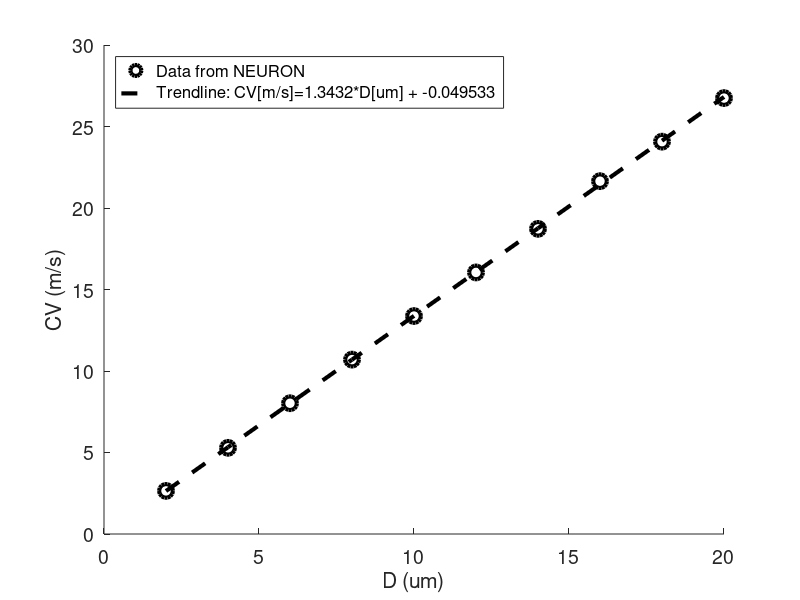

Recreate this plot in MATLAB.
format compact
clear
close all

fntsz = 14;
lnwdth = 3;
scrnsz = get(0,'ScreenSize');

%% CV data from NEURON
D_values = 2:2:20;         % Fiber diameters [um]
CV = [2.644 5.287 8.023 10.698 13.372 16.047 18.721 21.647 24.07 26.744];

%% Fit data to a line
p = polyfit(D_values,CV,1);

%% Plot
figure
hold on
set(gca,'fontsize',fntsz)
plot(D_values,CV,'ko','markersize',10,'linewidth',lnwdth)
plot(D_values, p(1).*D_values + p(2),'k--','linewidth',lnwdth)
xlabel('D (um)')
ylabel('CV (m/s)')
h = legend('Data from NEURON',...
   ['Trendline: CV[m/s]=' num2str(p(1)) '*D[um] + ' num2str(p(2))],...
   'location','northwest');
set(h,'fontsize',12);
